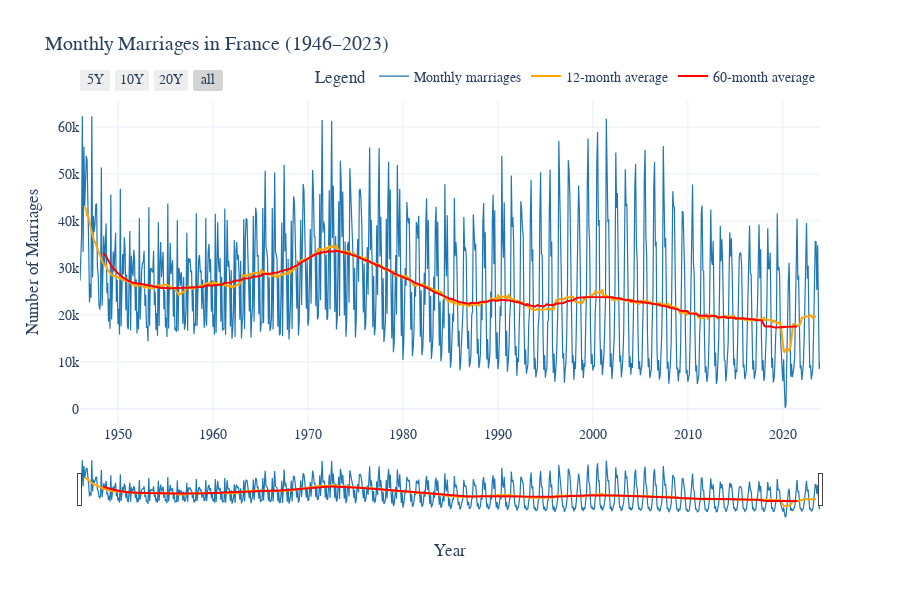

Notebook code cell kept with this figure:
### Markdown cell above
### **III.7 – Visualizing the Evolution of Marriages (1946–2023)**

Before computing the correlation between marriages and births,  
we visualize the monthly marriage data to identify long-term trends,  
seasonal cycles, and structural breaks (e.g., crises or COVID-19 period).  

We also compute short-term (12 months) and long-term (60 months) moving averages  
to smooth the series and observe major shifts in French marriage dynamics.

### Code cell
# Rename columns and clean
marriages.columns = ["Date", "Marriages"]
marriages["Date"] = pd.to_datetime(marriages["Date"], format="%Y-%m", errors="coerce")
marriages["Marriages"] = marriages["Marriages"].astype(str).str.replace(",", ".").astype(float)

#  Sort and set index
marriages = marriages.sort_values("Date").set_index("Date")

#  Add moving averages
marriages["MA_12"] = marriages["Marriages"].rolling(window=12, center=True).mean()
marriages["MA_60"] = marriages["Marriages"].rolling(window=60, center=True).mean()

print(f"Loaded {len(marriages)} monthly observations from {marriages.index.min().date()} to {marriages.index.max().date()}")

#  Plotly interactive visualization
fig = go.Figure()

fig.add_trace(go.Scatter(
    x=marriages.index,
    y=marriages["Marriages"],
    mode="lines",
    name="Monthly marriages",
    line=dict(color="#1f77b4", width=1.2)
))

fig.add_trace(go.Scatter(
    x=marriages.index,
    y=marriages["MA_12"],
    mode="lines",
    name="12-month average",
    line=dict(color="orange", width=2)
))

fig.add_trace(go.Scatter(
    x=marriages.index,
    y=marriages["MA_60"],
    mode="lines",
    name="60-month average",
    line=dict(color="red", width=2)
))

fig.update_layout(
    title="Monthly Marriages in France (1946–2023)",
    xaxis_title="Year",
    yaxis_title="Number of Marriages",
    template="plotly_white",
    hovermode="x unified",
    font=dict(family="Times New Roman", size=14),
    legend=dict(
        title="Legend",
        orientation="h",
        yanchor="bottom",
        y=1.02,
        xanchor="right",
        x=1
    ),
    height=600
)

fig.update_xaxes(
    rangeslider_visible=True,
    rangeselector=dict(
        buttons=list([
            dict(count=60, label="5Y", step="month", stepmode="backward"),
            dict(count=120, label="10Y", step="month", stepmode="backward"),
            dict(count=240, label="20Y", step="month", stepmode="backward"),
            dict(step="all")
        ])
    )
)

fig.show()

### Figure 1 — Plotly figure (JSON) as saved in the notebook; plotly's stock layout.template omitted (floating-point values rounded to 4 significant figures; data arrays with more than 128 entries replaced by an {"elided": "..."} marker saying what was removed)
{"data": [{"line": {"color": "#1f77b4", "width": 1.2}, "mode": "lines", "name": "Monthly marriages", "type": "scatter", "x": {"elided": "936 str values"}, "y": {"elided": "936 int values"}}, {"line": {"color": "orange", "width": 2}, "mode": "lines", "name": "12-month average", "type": "scatter", "x": {"elided": "936 str values"}, "y": {"elided": "936 float values"}}, {"line": {"color": "red", "width": 2}, "mode": "lines", "name": "60-month average", "type": "scatter", "x": {"elided": "936 str values"}, "y": {"elided": "936 float values"}}], "layout": {"font": {"family": "Times New Roman", "size": 14}, "height": 600, "hovermode": "x unified", "legend": {"orientation": "h", "title": {"text": "Legend"}, "x": 1, "xanchor": "right", "y": 1.02, "yanchor": "bottom"}, "title": {"text": "Monthly Marriages in France (1946–2023)"}, "xaxis": {"rangeselector": {"buttons": [{"count": 60, "label": "5Y", "step": "month", "stepmode": "backward"}, {"count": 120, "label": "10Y", "step": "month", "stepmode": "backward"}, {"count": 240, "label": "20Y", "step": "month", "stepmode": "backward"}, {"step": "all"}]}, "rangeslider": {"visible": true}, "title": {"text": "Year"}}, "yaxis": {"title": {"text": "Number of Marriages"}}}}
